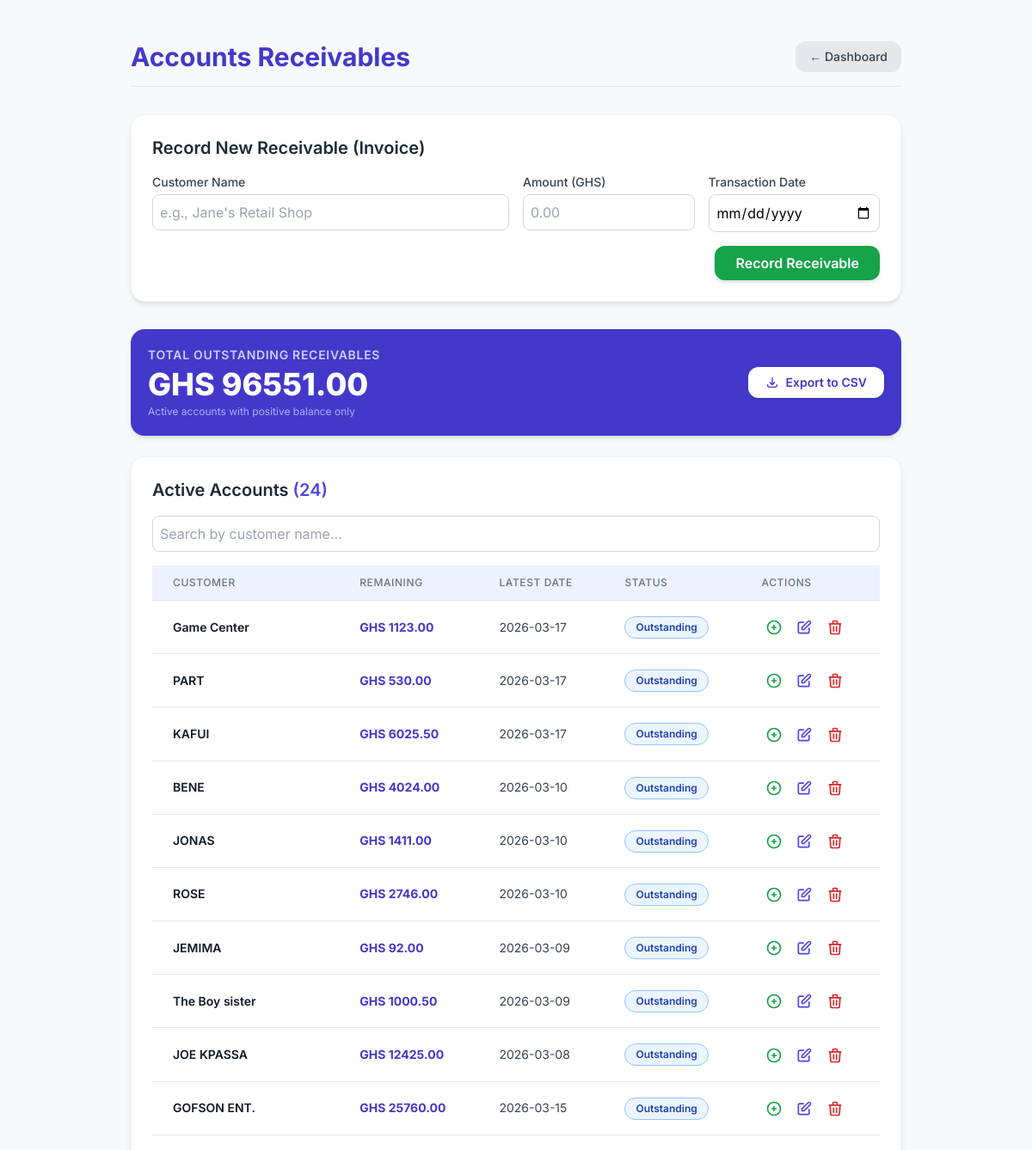
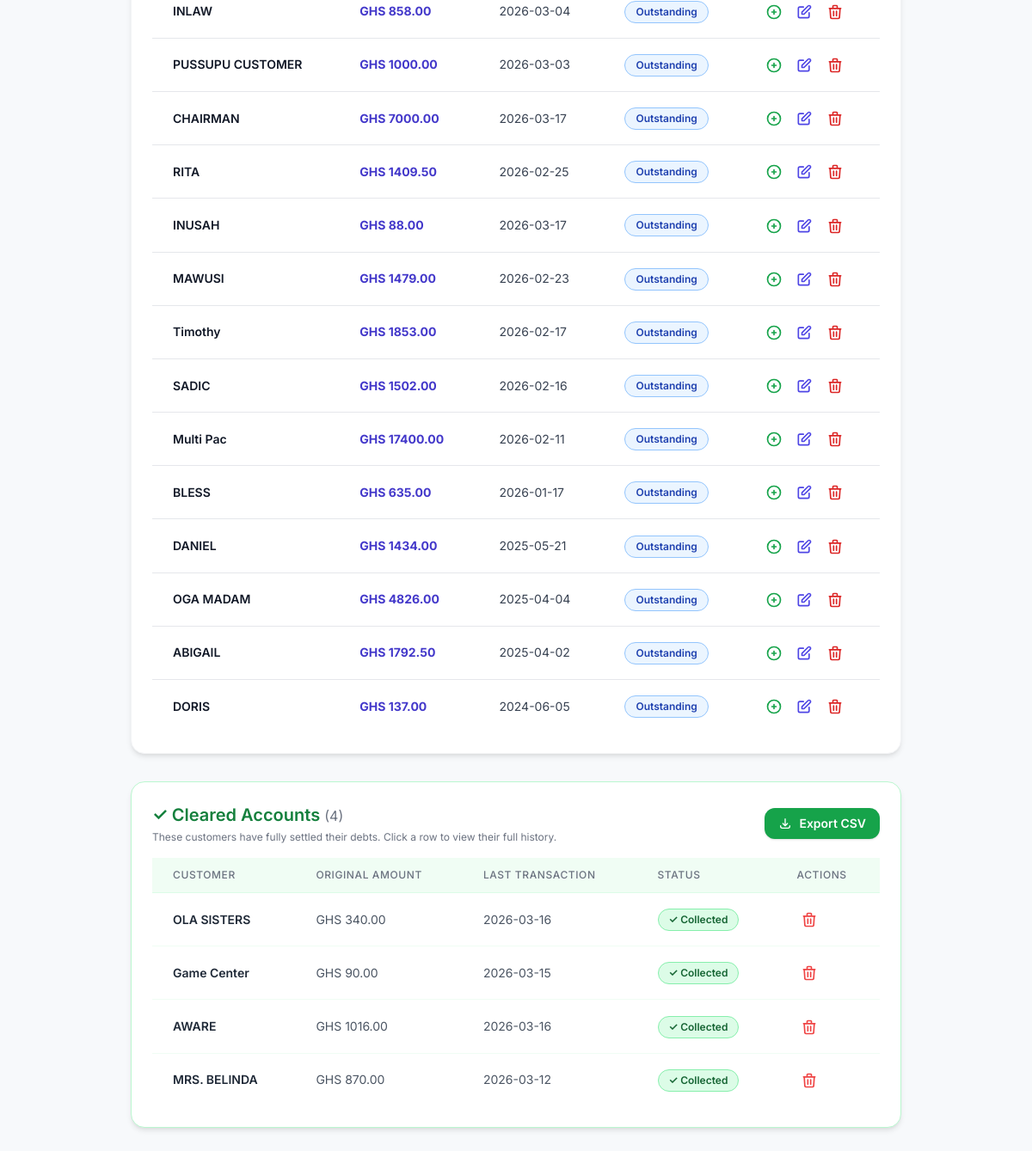
Page /receivables (signed in) on the committed database (2 pictures, top to bottom).
### tables this page shows
CREATE TABLE receivables (
            id INTEGER PRIMARY KEY AUTOINCREMENT,
            user_id INTEGER NOT NULL,
            customer TEXT NOT NULL,
            original_amount REAL NOT NULL,
            remaining_amount REAL NOT NULL,
            due_date TEXT NOT NULL,
            FOREIGN KEY (user_id) REFERENCES users (id) ON DELETE CASCADE
        );

### app.py (the view, shortened to what this page needs)
@app.route('/receivables', methods=['GET', 'POST'])
@login_required
def receivables():
    user_id = session['user_id']
    conn = get_db_connection()
    rows = conn.execute('SELECT id, customer, original_amount, remaining_amount, due_date FROM receivables WHERE user_id=? ORDER BY due_date DESC', (user_id,)).fetchall()
    receivables_list = []
    cleared_receivables_list = []
    total_receivables_calc = 0.0
    for r in rows:
        rem = r['remaining_amount']
        latest = conn.execute('SELECT MAX(transaction_date) as latest FROM transactions WHERE receivable_id=?', (r['id'],)).fetchone()
        display_date = latest['latest'] if latest and latest['latest'] else r['due_date']
        if rem > 0.005:
            total_receivables_calc += rem
            receivables_list.append({'id': r['id'], 'customer': r['customer'], 'original_amount': r['original_amount'],
                                      'amount': rem, 'transaction_date': display_date, 'status': 'Outstanding'})
        else:
            cleared_receivables_list.append({'id': r['id'], 'customer': r['customer'], 'original_amount': r['original_amount'],
                                              'amount': rem, 'transaction_date': display_date, 'status': 'Collected'})
    conn.close()
    return render_template('Receivables.html', receivables=receivables_list, cleared_receivables=cleared_receivables_list, total_receivables_calc=total_receivables_calc)

### app.py (called while the page is built)
def login_required(f):
    @wraps(f)
    def decorated_function(*args, **kwargs):
        if 'user_id' not in session:
            flash('Please log in to access this page.', 'danger')
            return redirect(url_for('login'))
        return f(*args, **kwargs)
    return decorated_function

### database.py (called while the page is built)
def get_db_connection():
    conn = sqlite3.connect(DATABASE_PATH)
    conn.row_factory = sqlite3.Row
    conn.execute("PRAGMA foreign_keys = ON")
    return conn

### templates/Receivables.html (shortened to what this page needs)
<!DOCTYPE html>
<html lang="en">
<head>
    <script src="https://cdn.tailwindcss.com"></script>
</head>
<body class="p-4 sm:p-8">
<div class="max-w-4xl mx-auto">
    <header class="flex justify-between items-center py-4 border-b border-gray-200 mb-8">
        <h1 class="text-3xl font-bold text-indigo-700">Accounts Receivables</h1>
        <a href="{{ url_for('dashboard') }}" class="text-sm bg-gray-200 hover:bg-gray-300 text-gray-700 py-2 px-4 rounded-xl transition duration-150 font-medium">
            &larr; Dashboard
        </a>
    </header>
    <div class="bg-white p-6 rounded-2xl card border border-gray-100 mb-8">
        <h2 class="text-xl font-semibold text-gray-800 mb-4" id="formTitle">Record New Receivable (Invoice)</h2>
        <form method="POST" action="{{ url_for('receivables') }}" class="grid grid-cols-1 md:grid-cols-4 gap-4" id="receivableForm">
            <div class="md:col-span-2">
                <label for="customer" class="block text-sm font-medium text-gray-700 mb-1">Customer Name</label>
                <input type="text" id="customer" name="customer" required
                       class="w-full p-2 border border-gray-300 rounded-lg focus:ring-indigo-500 focus:border-indigo-500"
                       placeholder="e.g., Jane's Retail Shop">
            </div>
            <div>
                <label for="amount" class="block text-sm font-medium text-gray-700 mb-1">Amount (GHS)</label>
                <input type="number" step="0.01" id="amount" name="amount" required
                       class="w-full p-2 border border-gray-300 rounded-lg focus:ring-indigo-500 focus:border-indigo-500"
                       placeholder="0.00">
            </div>
            <div>
                <label for="transaction_date" class="block text-sm font-medium text-gray-700 mb-1">Transaction Date</label>
                <input type="date" id="transaction_date" name="transaction_date" required
                       class="w-full p-2 border border-gray-300 rounded-lg focus:ring-indigo-500 focus:border-indigo-500">
            </div>
            <div class="md:col-span-4 flex justify-end space-x-3">
                <button type="submit" id="submitButton"
                        class="bg-green-600 hover:bg-green-700 text-white font-semibold py-2 px-6 rounded-xl transition shadow-md">
                    Record Receivable
                </button>
            </div>
        </form>
    </div>
    <div class="bg-indigo-700 p-5 rounded-2xl card mb-6 flex flex-col sm:flex-row sm:items-center sm:justify-between gap-3">
        <div>
            <p class="text-indigo-200 text-sm font-semibold uppercase tracking-wider mb-1">Total Outstanding Receivables</p>
            <p class="text-4xl font-extrabold text-white" id="total-receivables-display">GHS {{ '%.2f' | format(total_receivables_calc or 0) }}</p>
            <p class="text-indigo-300 text-xs mt-1">Active accounts with positive balance only</p>
        </div>
        <button onclick="exportTableCSV()"
                class="bg-white hover:bg-indigo-50 text-indigo-700 font-semibold py-2 px-5 rounded-xl shadow text-sm flex items-center gap-2 self-start sm:self-auto">
            <svg xmlns="http://www.w3.org/2000/svg" class="h-4 w-4" fill="none" viewBox="0 0 24 24" stroke="currentColor" stroke-width="2">
                <path stroke-linecap="round" stroke-linejoin="round" d="M4 16v1a3 3 0 003 3h10a3 3 0 003-3v-1m-4-4l-4 4m0 0l-4-4m4 4V4"/>
            </svg>
            Export to CSV
        </button>
    </div>
    <div class="bg-white p-6 rounded-2xl card border border-gray-100 overflow-x-auto mb-8">
        <div class="flex items-center justify-between mb-4">
            <h2 class="text-xl font-semibold text-gray-800">Active Accounts <span class="text-indigo-600">({{ receivables | length }})</span></h2>
        </div>
        <div class="mb-4">
            <input type="text" id="search_input" onkeyup="filterTable('search_input','receivablesTableBody')"
                   placeholder="Search by customer name..."
                   class="w-full p-2 border border-gray-300 rounded-lg focus:ring-indigo-500 focus:border-indigo-500">
        </div>
        {% if receivables %}
        <table class="min-w-full divide-y divide-gray-200" id="receivablesTable">
            <thead>
                <tr class="bg-indigo-50">
                    <th class="px-6 py-3 text-left text-xs font-medium text-gray-500 uppercase tracking-wider">Customer</th>
                    <th class="px-6 py-3 text-left text-xs font-medium text-gray-500 uppercase tracking-wider">Remaining</th>
                    <th class="px-6 py-3 text-left text-xs font-medium text-gray-500 uppercase tracking-wider">Latest Date</th>
                    <th class="px-6 py-3 text-left text-xs font-medium text-gray-500 uppercase tracking-wider">Status</th>
                    <th class="px-6 py-3 text-left text-xs font-medium text-gray-500 uppercase tracking-wider">Actions</th>
                </tr>
            </thead>
            <tbody class="bg-white divide-y divide-gray-200" id="receivablesTableBody">
                {% for r in receivables %}
                <tr class="hover:bg-indigo-50 transition-colors cursor-pointer" onclick="viewHistory('{{ r.id }}', 'receivable')">
                    <td class="px-6 py-4 text-sm font-semibold text-gray-900">{{ r.customer }}</td>
                    <td class="px-6 py-4 text-sm font-bold text-indigo-700">GHS {{ '%.2f' | format(r.amount) }}</td>
                    <td class="px-6 py-4 text-sm text-gray-700">{{ r.transaction_date }}</td>
                    <td class="px-6 py-4">
                        <span class="inline-flex px-3 py-1 text-xs font-semibold rounded-full status-outstanding">Outstanding</span>
                    </td>
                    <td class="px-6 py-4 text-sm font-medium space-x-1" onclick="event.stopPropagation()">
                        <button onclick="openTransactionModal('{{ r.id }}','{{ r.customer }}','{{ '%.2f'|format(r.amount) }}','{{ '%.2f'|format(r.original_amount) }}','receivable')"
                                class="text-green-600 hover:text-green-800 p-1 rounded-lg hover:bg-green-100 transition" title="Record Payment">
                            <svg class="w-5 h-5 inline" fill="none" stroke="currentColor" viewBox="0 0 24 24"><path stroke-linecap="round" stroke-linejoin="round" stroke-width="2" d="M12 9v3m0 0v3m0-3h3m-3 0H9m12 0a9 9 0 11-18 0 9 9 0 0118 0z"/></svg>
                        </button>
                        <button onclick="editReceivable(this)"
                                data-id="{{ r.id }}" data-customer="{{ r.customer }}"
                                data-amount="{{ '%.2f'|format(r.amount) }}" data-transaction-date="{{ r.transaction_date }}"
                                class="text-indigo-600 hover:text-indigo-800 p-1 rounded-lg hover:bg-indigo-100 transition" title="Edit">
                            <svg class="w-5 h-5 inline" fill="none" stroke="currentColor" viewBox="0 0 24 24"><path stroke-linecap="round" stroke-linejoin="round" stroke-width="2" d="M11 5H6a2 2 0 00-2 2v11a2 2 0 002 2h11a2 2 0 002-2v-5m-1.414-9.414a2 2 0 112.828 2.828L11.828 15H9v-2.828l8.243-8.243z"/></svg>
                        </button>
                        <button onclick="deleteReceivable('{{ r.id }}')"
                                class="text-red-600 hover:text-red-800 p-1 rounded-lg hover:bg-red-100 transition" title="Delete">
                            <svg class="w-5 h-5 inline" fill="none" stroke="currentColor" viewBox="0 0 24 24"><path stroke-linecap="round" stroke-linejoin="round" stroke-width="2" d="M19 7l-.867 12.875A2 2 0 0116.138 21H7.862a2 2 0 01-1.995-1.125L5 7m5 4v6m4-6v6m1-10V4a1 1 0 00-1-1h-4a1 1 0 00-1 1v3M4 7h16"/></svg>
                        </button>
                    </td>
                </tr>
                {% endfor %}
            </tbody>
        </table>
        {% else %}
        <div class="text-center py-10 text-gray-400 border border-dashed rounded-xl bg-gray-50">
            <p class="text-lg">No active receivables. Use the form above to record one.</p>
        </div>
        {% endif %}
    </div>
    {% if cleared_receivables %}
    <div class="bg-white p-6 rounded-2xl card border border-green-200 overflow-x-auto mb-8">
        <div class="flex items-center justify-between mb-4">
            <div>
                <h2 class="text-xl font-semibold text-green-700">✓ Cleared Accounts <span class="text-gray-500 text-base font-normal">({{ cleared_receivables | length }})</span></h2>
                <p class="text-xs text-gray-500 mt-1">These customers have fully settled their debts. Click a row to view their full history.</p>
            </div>
            <button onclick="exportClearedCSV()"
                    class="bg-green-600 hover:bg-green-700 text-white font-semibold py-2 px-4 rounded-xl text-sm flex items-center gap-2 shadow">
                <svg xmlns="http://www.w3.org/2000/svg" class="h-4 w-4" fill="none" viewBox="0 0 24 24" stroke="currentColor" stroke-width="2">
                    <path stroke-linecap="round" stroke-linejoin="round" d="M4 16v1a3 3 0 003 3h10a3 3 0 003-3v-1m-4-4l-4 4m0 0l-4-4m4 4V4"/>
                </svg>
                Export CSV
            </button>
        </div>
        <table class="min-w-full divide-y divide-green-100" id="clearedReceivablesTable">
            <thead>
                <tr class="bg-green-50">
                    <th class="px-6 py-3 text-left text-xs font-medium text-gray-500 uppercase tracking-wider">Customer</th>
                    <th class="px-6 py-3 text-left text-xs font-medium text-gray-500 uppercase tracking-wider">Original Amount</th>
                    <th class="px-6 py-3 text-left text-xs font-medium text-gray-500 uppercase tracking-wider">Last Transaction</th>
                    <th class="px-6 py-3 text-left text-xs font-medium text-gray-500 uppercase tracking-wider">Status</th>
                    <th class="px-6 py-3 text-left text-xs font-medium text-gray-500 uppercase tracking-wider">Actions</th>
                </tr>
            </thead>
            <tbody class="bg-white divide-y divide-green-50" id="clearedTableBody">
                {% for r in cleared_receivables %}
                <tr class="hover:bg-green-50 transition-colors cursor-pointer" onclick="viewHistory('{{ r.id }}', 'receivable')">
                    <td class="px-6 py-4 text-sm font-semibold text-gray-800">{{ r.customer }}</td>
                    <td class="px-6 py-4 text-sm text-gray-600">GHS {{ '%.2f' | format(r.original_amount) }}</td>
                    <td class="px-6 py-4 text-sm text-gray-600">{{ r.transaction_date }}</td>
                    <td class="px-6 py-4">
                        <span class="inline-flex px-3 py-1 text-xs font-semibold rounded-full bg-green-100 text-green-800 border border-green-300">✓ Collected</span>
                    </td>
                    <td class="px-6 py-4 text-sm" onclick="event.stopPropagation()">
                        <button onclick="deleteReceivable('{{ r.id }}')"
                                class="text-red-500 hover:text-red-700 p-1 rounded-lg hover:bg-red-50 transition" title="Delete Record">
                            <svg class="w-5 h-5 inline" fill="none" stroke="currentColor" viewBox="0 0 24 24"><path stroke-linecap="round" stroke-linejoin="round" stroke-width="2" d="M19 7l-.867 12.875A2 2 0 0116.138 21H7.862a2 2 0 01-1.995-1.125L5 7m5 4v6m4-6v6m1-10V4a1 1 0 00-1-1h-4a1 1 0 00-1 1v3M4 7h16"/></svg>
                        </button>
                    </td>
                </tr>
                {% endfor %}
            </tbody>
        </table>
    </div>
    {% endif %}
</div>
</body>
</html>

### templates/Receivables.html (style rules this page uses)
body { font-family: 'Inter', sans-serif; background-color: #f7f9fb; }
.card { box-shadow: 0 4px 6px -1px rgba(0,0,0,0.1), 0 2px 4px -2px rgba(0,0,0,0.06); }
.status-outstanding { background-color: #ebf5ff; color: #1e40af; border: 1px solid #93c5fd; }

### rows in the picture
receivables: customer "Game Center", amount "1123.00", transaction_date "2026-03-17"
receivables: customer "PART", amount "530.00", transaction_date "2026-03-17"
receivables: customer "KAFUI", amount "6025.50", transaction_date "2026-03-17"
receivables: customer "BENE", amount "4024.00", transaction_date "2026-03-10"
receivables: customer "JONAS", amount "1411.00", transaction_date "2026-03-10"
receivables: customer "ROSE", amount "2746.00", transaction_date "2026-03-10"
receivables: customer "JEMIMA", amount "92.00", transaction_date "2026-03-09"
receivables: customer "The Boy sister", amount "1000.50", transaction_date "2026-03-09"
receivables: customer "JOE KPASSA", amount "12425.00", transaction_date "2026-03-08"
receivables: customer "GOFSON ENT.", amount "25760.00", transaction_date "2026-03-15"
receivables: customer "INLAW", amount "858.00", transaction_date "2026-03-04"
receivables: customer "PUSSUPU CUSTOMER", amount "1000.00", transaction_date "2026-03-03"
receivables: customer "CHAIRMAN", amount "7000.00", transaction_date "2026-03-17"
receivables: customer "RITA", amount "1409.50", transaction_date "2026-02-25"
receivables: customer "INUSAH", amount "88.00", transaction_date "2026-03-17"
receivables: customer "MAWUSI", amount "1479.00", transaction_date "2026-02-23"
receivables: customer "Timothy", amount "1853.00", transaction_date "2026-02-17"
receivables: customer "SADIC", amount "1502.00", transaction_date "2026-02-16"
receivables: customer "Multi Pac", amount "17400.00", transaction_date "2026-02-11"
receivables: customer "BLESS", amount "635.00", transaction_date "2026-01-17"
receivables: customer "DANIEL", amount "1434.00", transaction_date "2025-05-21"
receivables: customer "OGA MADAM", amount "4826.00", transaction_date "2025-04-04"
receivables: customer "ABIGAIL", amount "1792.50", transaction_date "2025-04-02"
receivables: customer "DORIS", amount "137.00", transaction_date "2024-06-05"
receivables: customer "OLA SISTERS", original_amount "340.00", transaction_date "2026-03-16"
receivables: customer "Game Center", original_amount "90.00", transaction_date "2026-03-15"
receivables: customer "AWARE", original_amount "1016.00", transaction_date "2026-03-16"
receivables: customer "MRS. BELINDA", original_amount "870.00", transaction_date "2026-03-12"

### other values in the picture
{{ '%.2f' | format(total_receivables_calc or 0) }} "96551.00"
{{ receivables | length }} "24"
{{ cleared_receivables | length }} "4"
